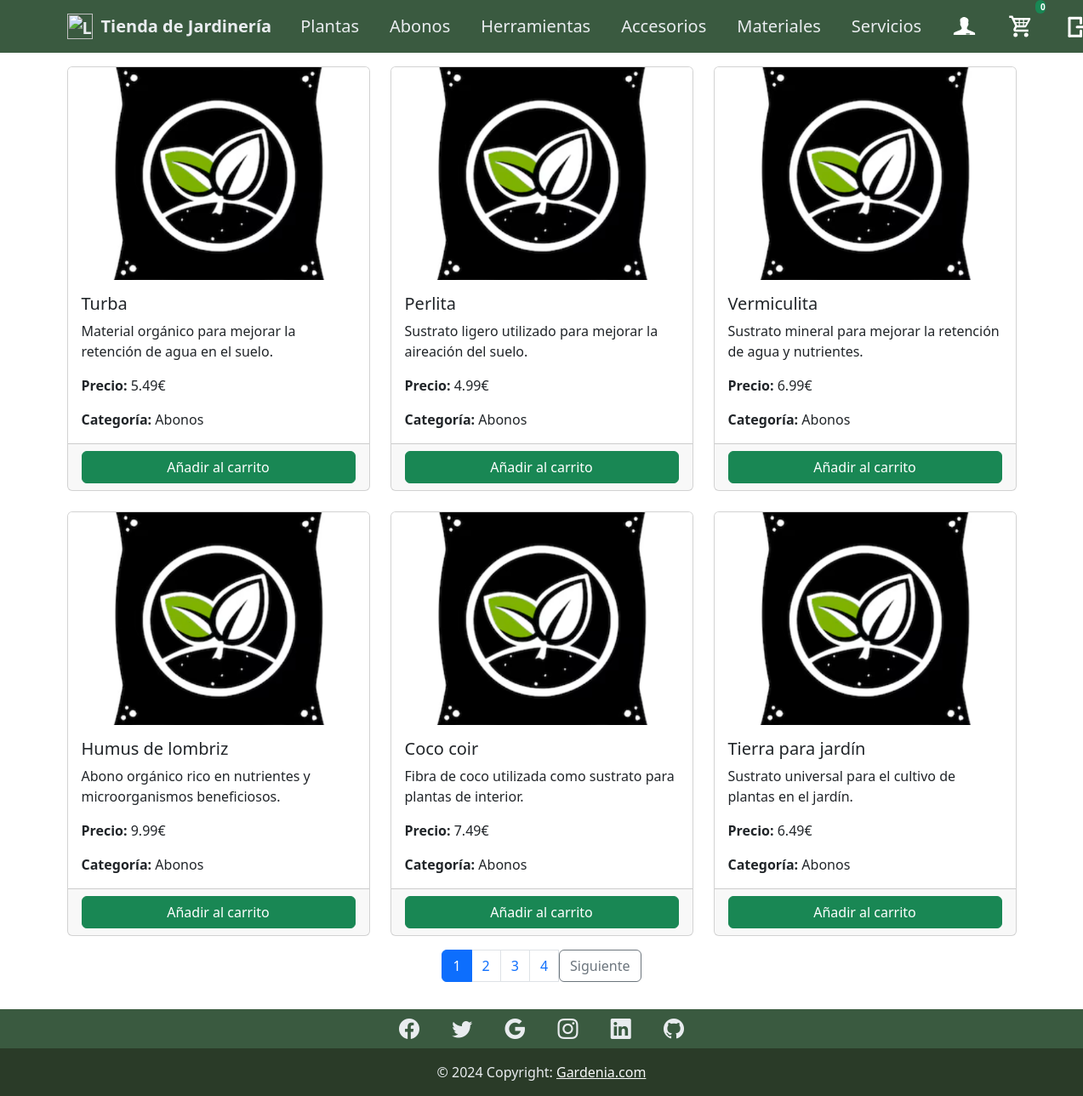
The page /views/usuariosprod.view.php?cat=Abonos&pag=1 (signed in) on the database its author committed.
### tables this page shows
CREATE TABLE `productos` (
  `id_producto` int(11) NOT NULL,
  `nombre` varchar(100) DEFAULT NULL,
  `descripcion` text DEFAULT NULL,
  `precio` decimal(10,2) DEFAULT NULL,
  `imagen` varchar(255) DEFAULT NULL,
  `id_categoria` int(11) DEFAULT NULL
);

CREATE TABLE `categorias` (
  `id_categoria` int(11) NOT NULL,
  `nombre` varchar(100) DEFAULT NULL,
  `descripcion` text DEFAULT NULL
);

### class/CarritoClass.php (called while the page is built, shortened)
<?php
class CarritoClass
{
    private $conexion;
    public function __construct()
    {
        $con = new ConexionMysqli();
        $this->conexion = $con->obtenerConexion();
    }
    function contarProductos($idUsuario)
    {
        $sql = $this->conexion->prepare('SELECT sum(cantidad) AS total_cantidad
                                                FROM carrito
                                                WHERE id_usuario = ?');
        $sql->bind_param('i', $idUsuario);
        if ($sql->execute()) {
            $result = $sql->get_result();
            $fila = $result->fetch_assoc();
            return $fila;
        }
    }
}
?>

### class/Conexionmysqli.php (called while the page is built, shortened)
<?php
class ConexionMysqli
{
    private $dbHost = 'localhost';
    private $dbName = 'jardin';
    private $dbUser = 'root';
    private $dbPass = '';
    public function obtenerConexion()
    {
        $this->conexion = new mysqli($this->dbHost, $this->dbUser, $this->dbPass, $this->dbName);
        $this->conexion->set_charset("utf8");
        return $this->conexion;
    }
}

### api/carrito.php (called while the page is built, shortened)
<?php
include_once '../class/ConexionMysqli.php';
include_once '../class/CarritoClass.php';
function cantidadProductos($idUsuario)
{
    $carrito = new CarritoClass();
    $salida = $carrito->contarProductos($idUsuario);
    if (is_null($salida['total_cantidad'])) {
        return 0;
    } else {
        return $salida['total_cantidad'];
    }
}
?>

### class/Productsclass.php (called while the page is built, shortened)
<?php
include_once 'ConexionMysqli.php';
class ProductsClass
{
    private $conexion;
    public function __construct()
    {
        $con = new ConexionMysqli();
        $this->conexion = $con->obtenerConexion();
    }
    public function obtenerProductos($cat, $limite, $desplazamiento)
    {
        $sql = $this->conexion->prepare('SELECT id_categoria FROM categorias WHERE nombre = ?');
        $sql->bind_param('s', $cat);
        $id_cat = 0;
        if ($sql->execute()) {
            $res = $sql->get_result();
            if ($fila = $res->fetch_assoc()) {
                $id_cat = $fila['id_categoria'];
            }
        }
        $consulta = $this->conexion->prepare('SELECT c.*, p.*, c.nombre AS nombre_categoria FROM categorias c
                                                    INNER JOIN productos p ON c.id_categoria = p.id_categoria
                                                     WHERE  c.id_categoria = ? LIMIT ? OFFSET ?');
        $consulta->bind_param('iii', $id_cat, $limite, $desplazamiento);
        $productos = [];
        if ($consulta->execute()) {
            $resultado = $consulta->get_result();
            while ($fila = $resultado->fetch_assoc()) {
                $productos[] = $fila;
            }
        }
        return $productos;
    }
}

### views/usuariosprod.view.php (the view, shortened to what this page needs)
    <link href="https://cdn.jsdelivr.net/npm/bootstrap@5.3.0-alpha3/dist/css/bootstrap.min.css" rel="stylesheet">
    <link rel="stylesheet" href="../css/navuser.css" />
<?php
include '../class/ProductsClass.php';
include '../includes/usernav.php';
$productos = new ProductsClass();
$cat = $_GET['cat'];
$pag = $_GET['pag'];
$limite = 6;
$desplazamiento = ($pag - 1) * $limite;
$totalProductos = count($productos->obtenerProductos($cat, PHP_INT_MAX, 0));
$totalPag = ceil($totalProductos / $limite);
$obtenerProductos = $productos->obtenerProductos($cat, $limite, $desplazamiento);
echo '<div class="container mt-3">';
echo '<div class="row row-cols-1 row-cols-sm-2 row-cols-md-3 g-4">';
foreach ($obtenerProductos as $producto) {
    echo '<div class="col">';
    echo '<div class="card h-100">';
    echo '<img src="' . $producto["imagen"] . '" class="imagen_producto card-img-top" alt="' . $producto["nombre"] . '">';
    echo '<div class="card-body">';
    echo '<h5 class="card-title">' . $producto["nombre"] . '</h5>';
    echo '<p class="card-text">' . $producto["descripcion"] . '</p>';
    echo '<p class="card-text"><strong>Precio:</strong> ' . $producto["precio"] . '€</p>';
    echo '<p class="card-text"><strong>Categoría:</strong> ' . $producto["nombre_categoria"] . '</p>';
    echo '</div>';
    echo '<div class="card-footer">';
    echo '<a class="btn btn-success w-100" href="../api/carrito.php?id_producto=' . $producto["id_producto"] . '&cat=' . $cat . '&accion=agregarProducto">Añadir al carrito</a>';
    echo '</div>';
    echo '</div>';
    echo '</div>';
}
echo '</div>';
echo '</div>';
echo '<div class="container mt-3 mb-3">';
echo '<nav>';
echo '<ul class="pagination justify-content-center">';
for ($i = 1; $i <= $totalPag; $i++) {
    $activo = ($i == $pag) ? 'active' : '';
    echo '<li class="page-item ' . $activo . '">';
    echo '<a class="page-link" href="?cat=' . $cat . '&pag=' . $i . '">' . $i . '</a>';
    echo '</li>';
}
if ($pag < $totalPag) {
    echo '<li class="page-item">';
    echo '<a class="btn btn-outline-secondary" href="?cat=' . $cat . '&pag=' . ($pag + 1) . '">Siguiente</a>';
    echo '</li>';
}
echo '</ul>';
echo '</nav>';
echo '</div>';
include('../includes/footer.php');
?>

### includes/usernav.php (shortened to what this page needs)
<?php
require '../api/carrito.php';
$idUsuario = $_SESSION['idUsuario'];
?>
<nav class="navbar navbar-expand-lg">
    <div class="container">
        <a class="navbar-brand" href="../views/inicio.view.php">
            <img src="https://cdn-icons-png.flaticon.com/512/2917/2917995.png" alt="Logo" />
            Tienda de Jardinería
        </a>
        <div class="collapse navbar-collapse" id="navbarContent">
            <ul class="navbar-nav mx-auto fs-5">
                <li class="nav-item">
                    <a class="nav-link text-light" href="../views/plantas.view.php">Plantas</a>
                </li>
                <li class="nav-item">
                    <a class="nav-link text-light" href="../views/usuariosprod.view.php?cat=Abonos&pag=1">Abonos</a>
                </li>
                <li class="nav-item">
                    <a class="nav-link text-light" href="../views/usuariosprod.view.php?cat=Herramientas&pag=1">Herramientas</a>
                </li>
                <li class="nav-item">
                    <a class="nav-link text-light" href="../views/usuariosprod.view.php?cat=Accesorios&pag=1">Accesorios</a>
                </li>
                <li class="nav-item">
                    <a class="nav-link text-light" href="../views/usuariosprod.view.php?cat=Materiales&pag=1">Materiales</a>
                </li>
                <li class="nav-item">
                    <a class="nav-link text-light" href="../views/servicios.view.php">Servicios</a>
                </li>
            </ul>
            <ul class="navbar-nav fs-5">
                <li class="nav-item">
                    <a class="nav-link" href="./datosusuario.view.php">
                        <img src="../img/icUsuario.png" alt="">
                    </a>
                </li>
                <li class="nav-item position-relative">
                    <?php $cantidad = cantidadProductos($idUsuario); ?>
                    <a class="nav-link position-relative" href="./carrito.view.php">
                        <img src="../img/icCarrito.png" alt="" style="width: 30px; height: 30px;">
                        <span
                            class="cantidad-carrito position-absolute top-0 start-100 translate-middle badge rounded-pill bg-success">
                            <?php echo $cantidad; ?>
                        </span>
                    </a>
                </li>
                <li class="nav-item">
                    <a class="nav-link" href="../logout.php">
                        <img src="../img/icSalir.png" alt="">
                    </a>
                </li>
            </ul>
        </div>
    </div>
</nav>

### includes/footer.php (shortened to what this page needs)
  <footer class="mt-auto text-center">
    <div class="container pt-1">
      <div class="social-icons mb-1">
        <a href="#!" class="btn btn-link text-light"><i class="bi bi-facebook"></i></a>
        <a href="#!" class="btn btn-link text-light"><i class="bi bi-twitter"></i></a>
        <a href="#!" class="btn btn-link text-light"><i class="bi bi-google"></i></a>
        <a href="#!" class="btn btn-link text-light"><i class="bi bi-instagram"></i></a>
        <a href="#!" class="btn btn-link text-light"><i class="bi bi-linkedin"></i></a>
        <a href="#!" class="btn btn-link text-light"><i class="bi bi-github"></i></a>
      </div>
    </div>
    <div class="copyright text-center p-3">
      © 2024 Copyright:
      <a href="" class="text-light">Gardenia.com</a>
    </div>
  </footer>
<link href="https://cdn.jsdelivr.net/npm/bootstrap@5.3.0/dist/css/bootstrap.min.css" rel="stylesheet">
<link href="https://cdnjs.cloudflare.com/ajax/libs/bootstrap-icons/1.10.5/font/bootstrap-icons.min.css"
  rel="stylesheet">
<link rel="stylesheet" href="../css/footer.css">

### css/navuser.css (style rules this page uses)
.navbar { background-color: #3a5a40; color: #e9ecef; }
.navbar-brand { font-weight: bold; display: flex; align-items: center; color: #e9ecef !important; }
.navbar-brand img { width: 30px; margin-right: 10px; }
.navbar-nav .nav-link { color: #e9ecef !important; margin: 0 10px; transition: color 0.3s ease-in-out; }
.cantidad-carrito { font-size: 10px; padding: 3px 6px; transform: translate(-50%, 25%); }
.nav-item.position-relative .badge { position: absolute; top: 0; right: 0; transform: translate(50%, -50%); font-size: 10px; padding: 3px 6px; }

### css/footer.css (style rules this page uses)
footer { background-color: #3a5a40; color: #e9ecef; }
footer i { color: #e9ecef; text-decoration: none; transition: color 0.3s ease; }
.social-icons i { font-size: 1.5rem; margin: 0.25rem; }
.copyright { background-color: #2a3b28; }

### views/usuariosprod.view.php (style rules this page uses)
.imagen_producto { width: 100%; height: 250px; object-fit: cover; }
.card { height: 100%; }
.card-body, .card-footer { display: flex; flex-direction: column; justify-content: space-between; }

### rows shown on the page
productos: imagen (picture), nombre "Turba", descripcion "Material orgánico para mejorar la retención de agua en el suelo.", precio "5.49", id_categoria.nombre "Abonos"
productos: imagen (picture), nombre "Perlita", descripcion "Sustrato ligero utilizado para mejorar la aireación del suelo.", precio "4.99", id_categoria.nombre "Abonos"
productos: imagen (picture), nombre "Vermiculita", descripcion "Sustrato mineral para mejorar la retención de agua y nutrientes.", precio "6.99", id_categoria.nombre "Abonos"
productos: imagen (picture), nombre "Humus de lombriz", descripcion "Abono orgánico rico en nutrientes y microorganismos beneficiosos.", precio "9.99", id_categoria.nombre "Abonos"
productos: imagen (picture), nombre "Coco coir", descripcion "Fibra de coco utilizada como sustrato para plantas de interior.", precio "7.49", id_categoria.nombre "Abonos"
productos: imagen (picture), nombre "Tierra para jardín", descripcion "Sustrato universal para el cultivo de plantas en el jardín.", precio "6.49", id_categoria.nombre "Abonos"

### other values the page prints
$cantidad "0"
